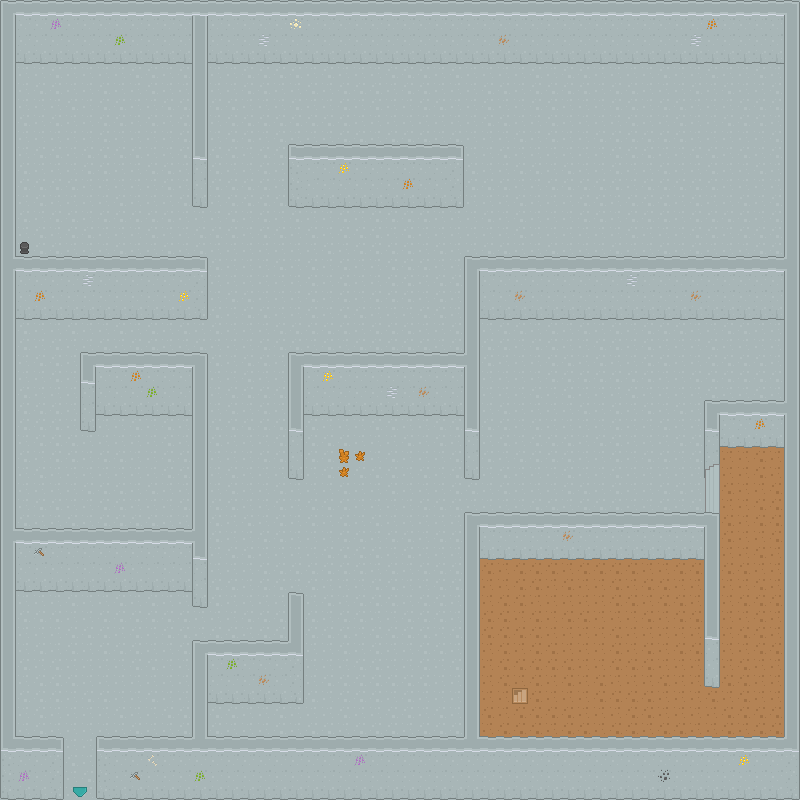

A 2D game scene composited from a Tiled map and its tileset images. What follows is a short description and the map's XML, with each tile layer's data collapsed to a summary:
An orthogonal 50x50 tile map with 16x16 px tiles, 4 tile layers (Ground Terrain, Deco0, Deco1, Above0), 5 hidden layers not drawn.

<map version="1.5" tiledversion="1.7.1" orientation="orthogonal" renderorder="right-down" width="50" height="50" tilewidth="16" tileheight="16" infinite="0" backgroundcolor="#000000" nextlayerid="10" nextobjectid="1">
 <editorsettings>
  <export target="Town Cave.json" format="json" />
 </editorsettings>
 <tileset firstgid="1" source="roguelikeSheet.tsx" />
 <layer id="1" name="Ground Terrain" width="50" height="50">
  <data>[2500 cells, 2500 non-empty, 4 distinct tile ids]</data>
 </layer>
 <layer id="2" name="Deco0" width="50" height="50">
  <data>[2500 cells, 433 non-empty, 24 distinct tile ids]</data>
 </layer>
 <layer id="7" name="Deco1" width="50" height="50">
  <data>[2500 cells, 1 non-empty, 1 distinct tile ids]</data>
 </layer>
 <layer id="3" name="Above0" width="50" height="50">
  <data>[2500 cells, 498 non-empty, 25 distinct tile ids]</data>
 </layer>
 <layer id="4" name="Collision" width="50" height="50" visible="0">
  <data>[2500 cells, 794 non-empty, 4 distinct tile ids]</data>
 </layer>
 <layer id="8" name="Collision2" width="50" height="50" visible="0">
  <data>[2500 cells, 1 non-empty, 1 distinct tile ids]</data>
 </layer>
 <layer id="5" name="Deserted Town:512:544:down:" width="50" height="50" visible="0">
  <data>[2500 cells, 2 non-empty, 2 distinct tile ids]</data>
 </layer>
 <layer id="6" name="Lost Rubies:activator:" width="50" height="50" visible="0">
  <data>[2500 cells, 10 non-empty, 1 distinct tile ids]</data>
 </layer>
 <layer id="9" name="Broken Piano:activator2:" width="50" height="50" visible="0">
  <data>[2500 cells, 4 non-empty, 1 distinct tile ids]</data>
 </layer>
</map>
